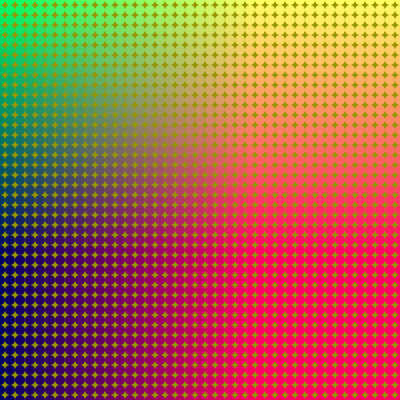
Frame 1 (no input)
Frame 60 (the mouse pressed at the canvas centre just before this capture): identical to frame 1, image omitted
Frame 120 (the mouse held since frame 60 and released just before this capture): identical to frame 1, image omitted

The Processing sketch that drew this single still picture (run headless with seeded random() and noise(); from frame 60 on, the mouse is pressed at the canvas centre):

// Processing sketch: processing_50285
// ── processing_50285.pde

void setup() {
  size(400, 400);
}

void draw() {
  background(150, 150, 0);
  for (int y= 0; y <= width; y += 10) {
    for (int x = 0; x <= width; x += 10) {
      noStroke();
      fill(x,255-y, 100);
      ellipse(x, y, 10, 10);
    }
  }
}
